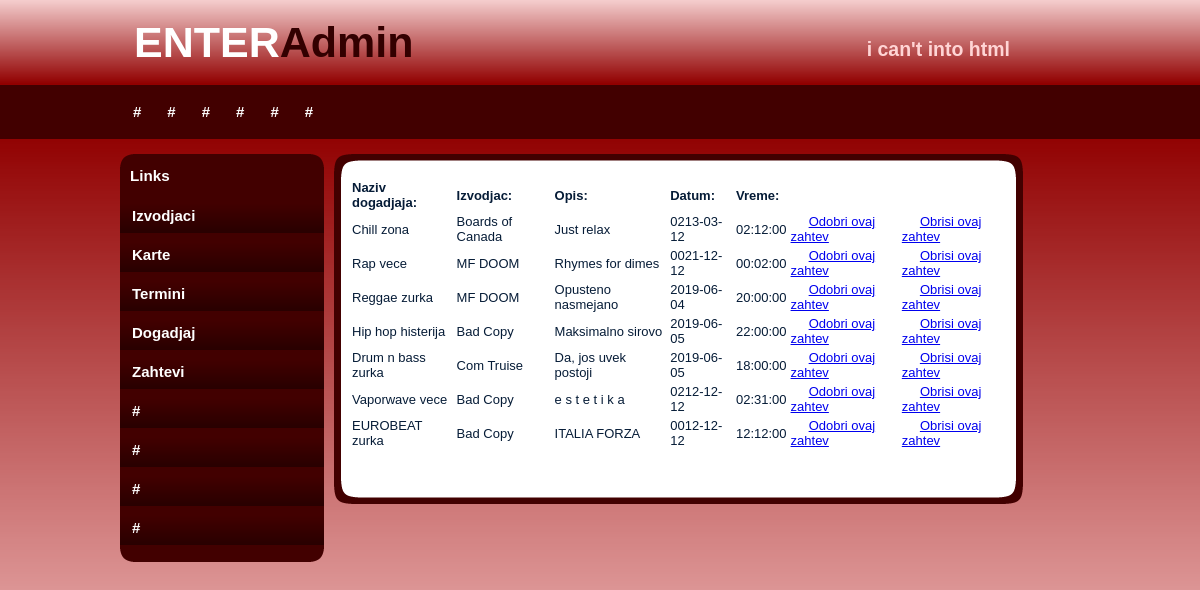
The page /enter_site/index.php/admin/pokaziZahteve on the database its author committed.
### tables this page shows
CREATE TABLE IF NOT EXISTS `dogadjaj` (
  `dogadjajID` int(14) NOT NULL AUTO_INCREMENT,
  `naziv` varchar(40) NOT NULL,
  `opis` varchar(500) DEFAULT 'Dobar provod vas ceka!',
  `terminID` int(14) NOT NULL,
  `username` varchar(20) NOT NULL,
  `potvrdjen` int(2) NOT NULL,
  PRIMARY KEY (`dogadjajID`),
  UNIQUE KEY `terminID` (`terminID`),
  KEY `username` (`username`) USING BTREE
);

CREATE TABLE IF NOT EXISTS `termin` (
  `terminID` int(14) NOT NULL AUTO_INCREMENT,
  `datum` date NOT NULL,
  `vreme` time NOT NULL,
  `rezervisan` int(2) NOT NULL,
  PRIMARY KEY (`terminID`)
);

### enter_site/application/controllers/Admin.php (called while the page is built, shortened)
<?php
class Admin extends CI_Controller{
    public function __construct() {
        $this->load->model("ModelIzvodjac");
        $this->load->model("ModelKarta");
        $this->load->model("ModelTermin");
        $this->load->model("ModelDogadjaj");
        $this->load->library("session");
    }
    public function pokaziZahteve(){
        $zahtevi = $this->ModelDogadjaj->dohvatiZahteve();
        $naredba = "zahtevi";
        foreach($zahtevi as $element){
            $element->datum = $this->ModelTermin->dohvatiTDatum($element->terminID);
            $element->vreme = $this->ModelTermin->dohvatiTVreme($element->terminID);
        }
        $this->load->view("admin/slickred/index.php",  array('zahtevi'=>$zahtevi,'naredba'=>"zahtevi"));
    }
}

### enter_site/index.php (called while the page is built, shortened)
<?php
require_once BASEPATH.'core/CodeIgniter.php';

### enter_site/application/models/ModelDogadjaj.php (called while the page is built, shortened)
<?php
class ModelDogadjaj extends CI_Model{
    public function dohvatiZahteve(){
        $this->db->where("potvrdjen", 0);
        $query = $this->db->get('dogadjaj');
        $result = $query->result();
        return $result;
    }
}

### enter_site/application/views/admin/slickred/index.php (the view, shortened to what this page needs)
<!DOCTYPE html PUBLIC "-//W3C//DTD XHTML 1.0 Transitional//EN" "http://www.w3.org/TR/xhtml1/DTD/xhtml1-transitional.dtd">
<html xmlns="http://www.w3.org/1999/xhtml">
<head>
</head>
<body>
<div id="container">
		<div id="header">
        	<h1>ENTER<span class="off">Admin</span></h1>
            <h2>i can't into html</h2>
        </div>
        <div id="menu">
        	<ul>
            	<li class="menuitem"><a href="#">#</a></li>
                <li class="menuitem"><a href="#">#</a></li>
                <li class="menuitem"><a href="#">#</a></li>
                <li class="menuitem"><a href="#">#</a></li>
                <li class="menuitem"><a href="#">#</a></li>
              <li class="menuitem"><a href="#">#</a></li>
            </ul>
        </div>
        <div id="leftmenu">
        <div id="leftmenu_top"></div>
				<div id="leftmenu_main">
                <h3>Links</h3>
                <ul>
                    <li><a href="<?php echo site_url("Admin/pokaziIzvodjace"); ?>">Izvodjaci</a></li>
                    <li><a href="<?php echo site_url("Admin/pokaziKarte"); ?>">Karte</a></li>
                    <li><a href="<?php echo site_url("Admin/pokaziTermine"); ?>">Termini</a></li>
                    <li><a href="<?php echo site_url("Admin/pokaziPotvrdjene"); ?>">Dogadjaj</a></li>
                    <li><a href="<?php echo site_url("Admin/pokaziZahteve"); ?>">Zahtevi</a></li>
                    <li><a href="#">#</a></li>
                    <li><a href="#">#</a></li>
                    <li><a href="#">#</a></li>
                    <li><a href="#">#</a></li>
                </ul>
</div>
              <div id="leftmenu_bottom"></div>
        </div>
		<div id="content">
        <div id="content_top"></div>
        <div id="content_main">
        	<?php
                    if ($naredba == "izvodjaci"){
                        echo "<table> <tr><th>Izvodjaci:</th></tr>";
                        foreach ($izvodjaci as $izvodjac) {
                            echo "<tr><td>".$izvodjac->username."</td><td>".$izvodjac->ime."</td><td> ".$izvodjac->prezime."</td><td>".$izvodjac->email."</td> "
                                    . "<td> &nbsp;&nbsp;&nbsp;&nbsp; <a href=\" ". site_url("Admin/obrisiIzvodjaca/".$izvodjac->username). "\">Obrisi ovog izvodjaca</a> </td> </tr>";
                        }
                        echo "</table><br><br>";
                        echo "<a href=\" ". site_url("Admin/dodajIzv"). "\">Dodaj novog izvodjaca</a>";
                    }
                    elseif($naredba == "pocetna"){
                        echo "Hola Mr. Admin!";
                    }
                    elseif($naredba == "zahtevi"){
                        echo "<table> <tr><th>Naziv dogadjaja:</th><th>Izvodjac:</th><th>Opis:</th><th>Datum:</th><th>Vreme:</th></tr>";
                        foreach ($zahtevi as $zahtev) {
                            echo "<tr><td>".$zahtev->naziv."</td><td>".$zahtev->username."</td><td> ".$zahtev->opis."</td><td> ". $zahtev->datum ."</td> <td> ". $zahtev->vreme ."</td> "
                                    . "<td> &nbsp;&nbsp;&nbsp;&nbsp; <a href=\" ". site_url("Admin/potvrdiDogadjaj/".$zahtev->dogadjajID). "\">Odobri ovaj zahtev</a> </td> "
                                    ." <td> &nbsp;&nbsp;&nbsp;&nbsp; <a href=\" ". site_url("Admin/obrisiDogadjaj/".$zahtev->dogadjajID). "\">Obrisi ovaj zahtev</a> </td> </tr>";
                        }
                        echo "</table><br><br>";
                    }
                ?>
        </div>
        <div id="content_bottom"></div>
      </div>
   </div>
</body>
</html>

### rows shown on the page
dogadjaj: naziv "Chill zona", username "Boards of Canada", opis "Just relax", terminID.datum "0213-03-12", terminID.vreme "02:12:00"
dogadjaj: naziv "Rap vece", username "MF DOOM", opis "Rhymes for dimes", terminID.datum "0021-12-12", terminID.vreme "00:02:00"
dogadjaj: naziv "Reggae zurka", username "MF DOOM", opis "Opusteno nasmejano", terminID.datum "2019-06-04", terminID.vreme "20:00:00"
dogadjaj: naziv "Hip hop histerija", username "Bad Copy", opis "Maksimalno sirovo", terminID.datum "2019-06-05", terminID.vreme "22:00:00"
dogadjaj: naziv "Drum n bass zurka", username "Com Truise", opis "Da, jos uvek postoji", terminID.datum "2019-06-05", terminID.vreme "18:00:00"
dogadjaj: naziv "Vaporwave vece", username "Bad Copy", opis "e s t e t i k a", terminID.datum "0212-12-12", terminID.vreme "02:31:00"
dogadjaj: naziv "EUROBEAT zurka", username "Bad Copy", opis "ITALIA FORZA", terminID.datum "0012-12-12", terminID.vreme "12:12:00"
